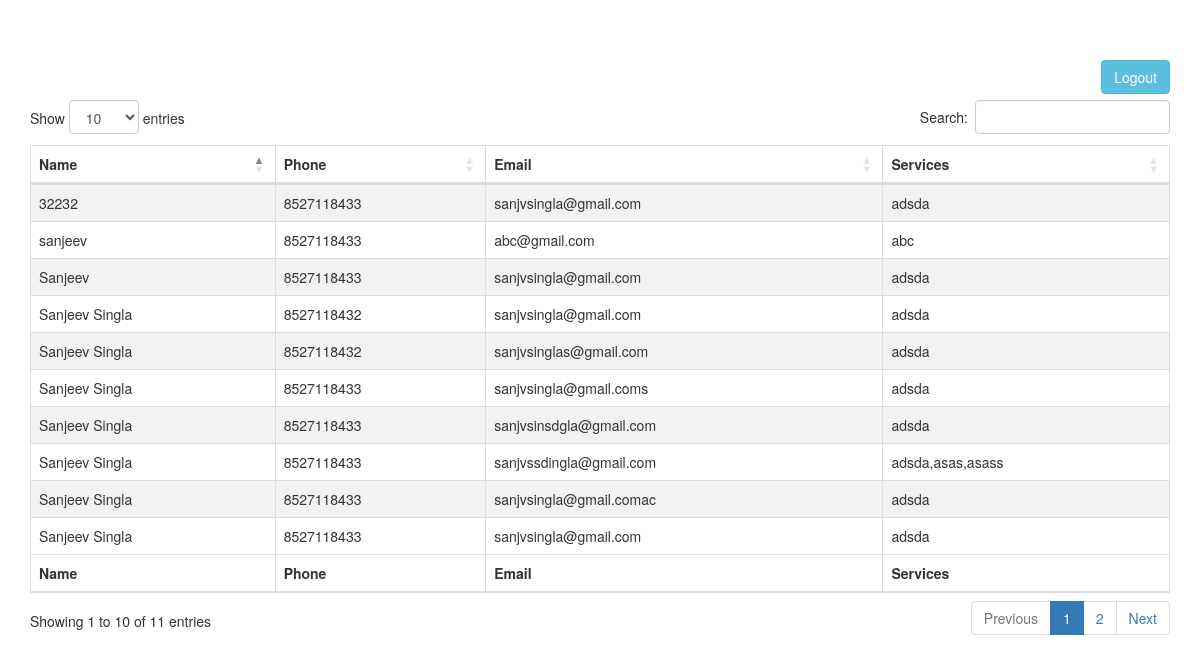
The app's page /controller/service.php (signed in) with its own data.
### tables this page shows
CREATE TABLE `services` (
  `id` int(11) NOT NULL,
  `name` varchar(50) NOT NULL,
  `email` varchar(150) NOT NULL,
  `phone` varchar(50) NOT NULL,
  `services` varchar(250) NOT NULL,
  `created_at` datetime DEFAULT current_timestamp(),
  `status` varchar(30) DEFAULT 'pending',
  `ip` varchar(30) NOT NULL
);

### controller/service.php (called while the page is built, shortened)
<?php
	require_once '../database/database.php';
	$db = new database();
	$data = $db->get_all('services');
?>
<?php include "../view/common/header.php"; ?>
<?php include "../view/admin/services.php"; ?>
<?php include "../view/common/footer.php"; ?>

### database/database.php (called while the page is built, shortened)
<?php
class database
{
	function __construct(){
		$con = mysqli_connect(DB_SERVER,DB_USER,DB_PASS,DB_NAME);
		$this->db=$con;
	}
	public function get_all($table){
		$result=mysqli_query($this->db,"select * from ".$table);
		if (mysqli_num_rows($result) > 0) {
			return $result;
		}else{
			return FALSE;
		}
	}
}
?>

### view/admin/services.php (the view)
<br><br><br>
<div class="container">
	<a href="http://localhost/sanjeev/controller/logout.php" class="btn btn-info pull-right">Logout</a><br><br>
	<table id="example" class="table table-striped table-bordered" style="width:100%">
		<thead>
			<tr>
				<th>Name</th>
				<th>Phone</th>
				<th>Email</th>
				<th>Services</th>
			</tr>
		</thead>
		<tbody>
			<?php while($row = $data->fetch_assoc()):?>
			<tr>
				<td><?=$row['name']?></td>
				<td><?=$row['phone']?></td>
				<td><?=$row['email']?></td>
				<td><?=$row['services']?></td>
			</tr>
			<?php endwhile;?>
		</tbody>
		<tfoot>
			<th>Name</th>
			<th>Phone</th>
			<th>Email</th>
			<th>Services</th>
		</tfoot>
	</table>
</div>

### view/common/header.php (shortened to what this page needs)
<!DOCTYPE html>
<html>
	<head>
		<link rel="stylesheet" href="https://maxcdn.bootstrapcdn.com/bootstrap/3.4.1/css/bootstrap.min.css">
		<link rel="stylesheet" href="https://cdn.datatables.net/1.10.20/css/dataTables.bootstrap4.min.css">
	</head>
<body>

### view/common/footer.php (shortened to what this page needs)
</body>
</html>

### records on screen
services: name "sanjeev", phone "8527118433", email "abc@gmail.com", services "abc"
services: name "Sanjeev Singla", phone "8527118432", email "sanjvsingla@gmail.com", services "adsda"
services: name "Sanjeev Singla", phone "8527118432", email "sanjvsinglas@gmail.com", services "adsda"
services: name "Sanjeev Singla", phone "8527118433", email "sanjvsingla@gmail.coms", services "adsda"
services: name "Sanjeev Singla", phone "8527118433", email "sanjvsinsdgla@gmail.com", services "adsda"
services: name "Sanjeev Singla", phone "8527118433", email "sanjvssdingla@gmail.com", services "adsda,asas,asass"
services: name "Sanjeev Singla", phone "8527118433", email "sanjvsingla@gmail.comac", services "adsda"
services: name "Sanjeev Singla", phone "8527118433", email "sanjvsingla@gmail.com", services "adsda"
services: name "Sanjeev", phone "8527118433", email "sanjvsingla@gmail.com", services "adsda"
services: name "32232", phone "8527118433", email "sanjvsingla@gmail.com", services "adsda"
